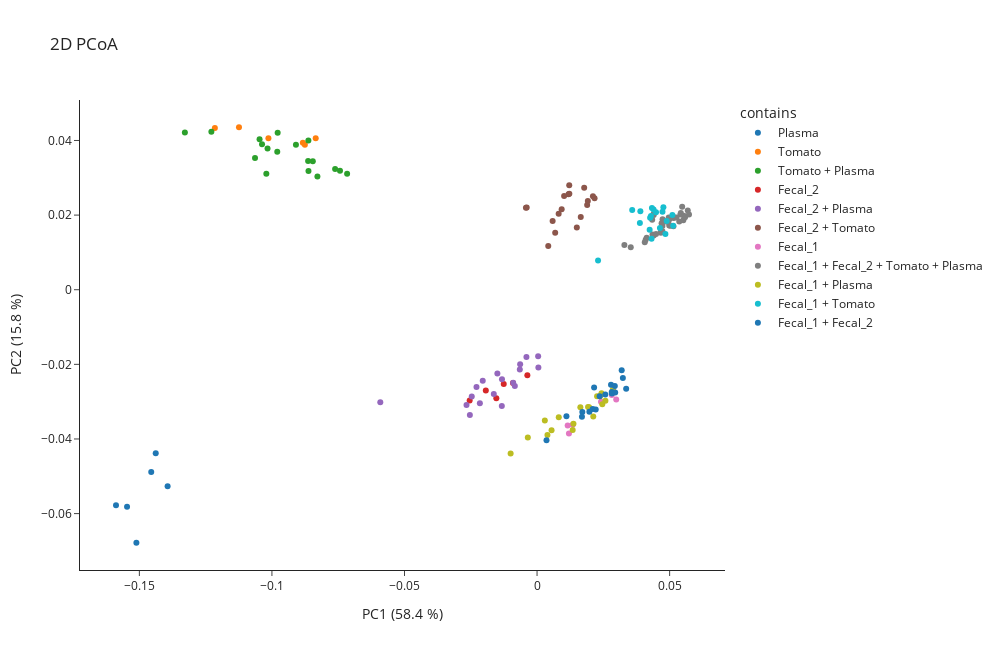

The notebook cell saved with this chart:
### Markdown cell above
## Plotting

We can now use the MEMO matrix to generate the PCoA of our samples

### Code cell
memo.plot_pcoa_2d(
    matrix= memo_qe.filtered_memo_matrix,
    df_metadata=df_meta,
    metric= 'braycurtis',
    filename_col = 'Filename',
    group_col='contains',
    norm = False,
    scaling= False,
    pc_to_plot = [1,2]
)

### Figure 1 — Plotly figure (JSON) as saved in the notebook; plotly's stock layout.template omitted (floating-point values rounded to 4 significant figures)
{"data": [{"hovertemplate": "<b>%{hovertext}</b><br><br>contains=Plasma<br>PC1 (58.4 %)=%{x}<br>PC2 (15.8 %)=%{y}<extra></extra>", "hovertext": ["QEC18_NIST_20181227102029.mzML", "QEC18_NIST_20181227182328.mzML", "QEC18_NIST.mzML", "QEC18RT_NIST_20181228191835.mzML", "QEC18RT_NIST_20181229031403.mzML", "QEC18RT_NIST.mzML"], "legendgroup": "Plasma", "marker": {"color": "#1F77B4", "symbol": "circle"}, "mode": "markers", "name": "Plasma", "orientation": "v", "showlegend": true, "type": "scatter", "x": [-0.1546, -0.1588, -0.1511, -0.1455, -0.1438, -0.1393], "xaxis": "x", "y": [-0.05818, -0.05775, -0.06781, -0.04885, -0.04384, -0.05264], "yaxis": "y"}, {"hovertemplate": "<b>%{hovertext}</b><br><br>contains=Tomato<br>PC1 (58.4 %)=%{x}<br>PC2 (15.8 %)=%{y}<extra></extra>", "hovertext": ["QEC18_To_20181227204313.mzML", "QEC18_To_20181227231513.mzML", "QEC18_To.mzML", "QEC18RT_To_20181229050805.mzML", "QEC18RT_To_20181229074015.mzML", "QEC18RT_To.mzML"], "legendgroup": "Tomato", "marker": {"color": "#FF7F0E", "symbol": "circle"}, "mode": "markers", "name": "Tomato", "orientation": "v", "showlegend": true, "type": "scatter", "x": [-0.1215, -0.1013, -0.1124, -0.08834, -0.08758, -0.08349], "xaxis": "x", "y": [0.04337, 0.04057, 0.04354, 0.03936, 0.03885, 0.04059], "yaxis": "y"}, {"hovertemplate": "<b>%{hovertext}</b><br><br>contains=Tomato + Plasma<br>PC1 (58.4 %)=%{x}<br>PC2 (15.8 %)=%{y}<extra></extra>", "hovertext": ["QEC18_To-1_NIST-3_20181227172525.mzML", "QEC18_To-1_NIST-3_20181227214013.mzML", "QEC18_To-1_NIST-3.mzML", "QEC18_To-1_NIST-1_20181227111754.mzML", "QEC18_To-1_NIST-1_20181228010915.mzML", "QEC18_To-1_NIST-1.mzML", "QEC18_To-3_NIST-1_20181227074824.mzML", "QEC18_To-3_NIST-1_20181227160801.mzML", "QEC18_To-3_NIST-1.mzML", "QEC18RT_To-1_NIST-3_20181229021701.mzML", "QEC18RT_To-1_NIST-3_20181229060507.mzML", "QEC18RT_To-1_NIST-3.mzML", "QEC18RT_To-1_NIST-1_20181228201537.mzML", "QEC18RT_To-1_NIST-1_20181229093419.mzML", "QEC18RT_To-1_NIST-1.mzML", "QEC18RT_To-3_NIST-1_20181228162117.mzML", "QEC18RT_To-3_NIST-1_20181229010055.mzML", "QEC18RT_To-3_NIST-1.mzML"], "legendgroup": "Tomato + Plasma", "marker": {"color": "#2CA02C", "symbol": "circle"}, "mode": "markers", "name": "Tomato + Plasma", "orientation": "v", "showlegend": true, "type": "scatter", "x": [-0.08285, -0.1021, -0.08622, -0.1047, -0.1064, -0.1328, -0.1037, -0.1228, -0.09094, -0.07164, -0.07433, -0.07617, -0.09799, -0.08459, -0.1017, -0.08625, -0.09784, -0.08635], "xaxis": "x", "y": [0.03033, 0.03106, 0.03183, 0.04033, 0.0353, 0.04217, 0.03897, 0.04234, 0.03887, 0.03109, 0.03189, 0.03237, 0.037, 0.03446, 0.03784, 0.03998, 0.04205, 0.03451], "yaxis": "y"}, {"hovertemplate": "<b>%{hovertext}</b><br><br>contains=Fecal_2<br>PC1 (58.4 %)=%{x}<br>PC2 (15.8 %)=%{y}<extra></extra>", "hovertext": ["QEC18_F2_20181227121553.mzML", "QEC18_F2_20181228001213.mzML", "QEC18_F2.mzML", "QEC18RT_F2_20181228211241.mzML", "QEC18RT_F2_20181229083715.mzML", "QEC18RT_F2.mzML"], "legendgroup": "Fecal_2", "marker": {"color": "#D62728", "symbol": "circle"}, "mode": "markers", "name": "Fecal_2", "orientation": "v", "showlegend": true, "type": "scatter", "x": [-0.01536, -0.02542, -0.01933, -0.003665, -0.009083, -0.01257], "xaxis": "x", "y": [-0.02908, -0.02972, -0.02699, -0.02292, -0.02499, -0.0253], "yaxis": "y"}, {"hovertemplate": "<b>%{hovertext}</b><br><br>contains=Fecal_2 + Plasma<br>PC1 (58.4 %)=%{x}<br>PC2 (15.8 %)=%{y}<extra></extra>", "hovertext": ["QEC18_F2-1_NIST-3_20181227103932.mzML", "QEC18_F2-1_NIST-3_20181227145038.mzML", "QEC18_F2-1_NIST-3.mzML", "QEC18_F2-1_NIST-1_20181227212113.mzML", "QEC18_F2-1_NIST-1_20181227233413.mzML", "QEC18_F2-1_NIST-1.mzML", "QEC18_F2-3_NIST-1_20181227162723.mzML", "QEC18_F2-3_NIST-1_20181228005015.mzML", "QEC18_F2-3_NIST-1.mzML", "QEC18RT_F2-1_NIST-3_20181228193737.mzML", "QEC18RT_F2-1_NIST-3_20181228234449.mzML", "QEC18RT_F2-1_NIST-3.mzML", "QEC18RT_F2-1_NIST-1_20181229054607.mzML", "QEC18RT_F2-1_NIST-1_20181229075915.mzML", "QEC18RT_F2-1_NIST-1.mzML", "QEC18RT_F2-3_NIST-1_20181229011957.mzML", "QEC18RT_F2-3_NIST-1_20181229091519.mzML", "QEC18RT_F2-3_NIST-1.mzML"], "legendgroup": "Fecal_2 + Plasma", "marker": {"color": "#9467BD", "symbol": "circle"}, "mode": "markers", "name": "Fecal_2 + Plasma", "orientation": "v", "showlegend": true, "type": "scatter", "x": [-0.0266, -0.02535, -0.05913, -0.02158, -0.02285, -0.01323, -0.02464, -0.01632, -0.0133, -0.02049, -0.008386, -0.01496, -0.006506, -0.004012, 0.0004115, -0.006379, 0.0004961, -0.00901], "xaxis": "x", "y": [-0.0309, -0.03355, -0.03019, -0.03043, -0.02606, -0.02397, -0.02864, -0.02797, -0.03116, -0.02443, -0.02582, -0.02243, -0.02139, -0.01802, -0.01784, -0.01996, -0.02086, -0.02493], "yaxis": "y"}, {"hovertemplate": "<b>%{hovertext}</b><br><br>contains=Fecal_2 + Tomato<br>PC1 (58.4 %)=%{x}<br>PC2 (15.8 %)=%{y}<extra></extra>", "hovertext": ["QEC18_F2-1_To-3_20181226223728.mzML", "QEC18_F2-1_To-3_20181227041925.mzML", "QEC18_F2-1_To-3.mzML", "QEC18_F2-1_To-1_20181227150959.mzML", "QEC18_F2-1_To-1_20181228014719.mzML", "QEC18_F2-1_To-1.mzML", "QEC18_F2-3_To-1_20181227082626.mzML", "QEC18_F2-3_To-1_20181227164643.mzML", "QEC18_F2-3_To-1.mzML", "QEC18RT_F2-1_To-3_20181228071021.mzML", "QEC18RT_F2-1_To-3_20181228125213.mzML", "QEC18RT_F2-1_To-3.mzML", "QEC18RT_F2-1_To-1_20181229000349.mzML", "QEC18RT_F2-1_To-1_20181229101223.mzML", "QEC18RT_F2-1_To-1.mzML", "QEC18RT_F2-3_To-1_20181228165919.mzML", "QEC18RT_F2-3_To-1_20181229013857.mzML", "QEC18RT_F2-3_To-1.mzML"], "legendgroup": "Fecal_2 + Tomato", "marker": {"color": "#8C564B", "symbol": "circle"}, "mode": "markers", "name": "Fecal_2 + Tomato", "orientation": "v", "showlegend": true, "type": "scatter", "x": [-0.003908, 0.01186, -0.004196, 0.005873, 0.009277, 0.008146, 0.015, 0.006836, 0.004217, 0.01217, 0.01214, 0.0102, 0.01915, 0.02107, 0.01778, 0.02168, 0.01889, 0.01648], "xaxis": "x", "y": [0.02201, 0.0256, 0.02195, 0.01842, 0.02156, 0.02033, 0.01666, 0.01524, 0.01169, 0.02572, 0.028, 0.02509, 0.02379, 0.02508, 0.02734, 0.0245, 0.02274, 0.01949], "yaxis": "y"}, {"hovertemplate": "<b>%{hovertext}</b><br><br>contains=Fecal_1<br>PC1 (58.4 %)=%{x}<br>PC2 (15.8 %)=%{y}<extra></extra>", "hovertext": ["QEC18_F1_20181227030329.mzML", "QEC18_F1_20181228032223.mzML", "QEC18_F1.mzML", "QEC18RT_F1_20181228113615.mzML", "QEC18RT_F1_20181229114729.mzML", "QEC18RT_F1.mzML"], "legendgroup": "Fecal_1", "marker": {"color": "#E377C2", "symbol": "circle"}, "mode": "markers", "name": "Fecal_1", "orientation": "v", "showlegend": true, "type": "scatter", "x": [0.01344, 0.01203, 0.01154, 0.02411, 0.02985, 0.02819], "xaxis": "x", "y": [-0.03619, -0.03851, -0.03639, -0.03002, -0.02945, -0.0282], "yaxis": "y"}, {"hovertemplate": "<b>%{hovertext}</b><br><br>contains=Fecal_1 + Fecal_2 + Tomato + Plasma<br>PC1 (58.4 %)=%{x}<br>PC2 (15.8 %)=%{y}<extra></extra>", "hovertext": ["QEC18_F1-1_F2-1_NIST-2_To-1_20181227152919.mzML", "QEC18_F1-1_F2-1_NIST-2_To-1_20181227225613.mzML", "QEC18_F1-1_F2-1_NIST-2_To-1.mzML", "QEC18_F1-1_F2-1_NIST-1_To-2_20181227113714.mzML", "QEC18_F1-1_F2-1_NIST-1_To-2_20181227184249.mzML", "QEC18_F1-1_F2-1_NIST-1_To-2.mzML", "QEC18_F1-1_F2-2_NIST-1_To-1_20181227065123.mzML", "QEC18_F1-1_F2-2_NIST-1_To-1_20181228034123.mzML", "QEC18_F1-1_F2-2_NIST-1_To-1.mzML", "QEC18_Qcmix_begin.mzML", "QEC18_Qcmix_middle.mzML", "QEC18_Qcmix_end.mzML", "QEC18_Qcmix_end_20181228041923.mzML", "QEC18RT_Qcmix_begin.mzML", "QEC18RT_Qcmix_middle.mzML", "QEC18RT_Qcmix_end.mzML", "QEC18_F1-1_F2-1_NIST-1_To-1_20181227125436.mzML", "QEC18_F1-1_F2-1_NIST-1_To-1_20181227135238.mzML", "QEC18_F1-1_F2-1_NIST-1_To-1.mzML", "QEC18_F1-2_F2-1_NIST-1_To-1_20181228020619.mzML", "QEC18_F1-2_F2-1_NIST-1_To-1_20181228022521.mzML", "QEC18_F1-2_F2-1_NIST-1_To-1.mzML", "QEC18RT_F1-1_F2-1_NIST-2_To-1_20181229002251.mzML", "QEC18RT_F1-1_F2-1_NIST-2_To-1_20181229072113.mzML", "QEC18RT_F1-1_F2-1_NIST-2_To-1.mzML", "QEC18RT_F1-1_F2-1_NIST-1_To-2_20181228203439.mzML", "QEC18RT_F1-1_F2-1_NIST-1_To-2_20181229033303.mzML", "QEC18RT_F1-1_F2-1_NIST-1_To-2.mzML", "QEC18RT_F1-1_F2-2_NIST-1_To-1_20181228152413.mzML", "QEC18RT_F1-1_F2-2_NIST-1_To-1_20181229120629.mzML", "QEC18RT_F1-1_F2-2_NIST-1_To-1.mzML", "QEC18RT_F1-1_F2-1_NIST-1_To-1_20181228215043.mzML", "QEC18RT_F1-1_F2-1_NIST-1_To-1_20181228224749.mzML", "QEC18RT_F1-1_F2-1_NIST-1_To-1.mzML", "QEC18RT_F1-2_F2-1_NIST-1_To-1_20181229103125.mzML", "QEC18RT_F1-2_F2-1_NIST-1_To-1_20181229105027.mzML", "QEC18RT_F1-2_F2-1_NIST-1_To-1.mzML"], "legendgroup": "Fecal_1 + Fecal_2 + Tomato + Plasma", "marker": {"color": "#7F7F7F", "symbol": "circle"}, "mode": "markers", "name": "Fecal_1 + Fecal_2 + Tomato + Plasma", "orientation": "v", "showlegend": true, "type": "scatter", "x": [0.04136, 0.04354, 0.04875, 0.04399, 0.04342, 0.04389, 0.04667, 0.04401, 0.04488, 0.03534, 0.04966, 0.04728, 0.04734, 0.03294, 0.05406, 0.05153, 0.04672, 0.04955, 0.04697, 0.04062, 0.04729, 0.04097, 0.05159, 0.0486, 0.05422, 0.05684, 0.05006, 0.05473, 0.05731, 0.05144, 0.05026, 0.05534, 0.05257, 0.04986, 0.05363, 0.05516, 0.05582], "xaxis": "x", "y": [0.01392, 0.01481, 0.01835, 0.02006, 0.01874, 0.02026, 0.0153, 0.01456, 0.01494, 0.01139, 0.01934, 0.01706, 0.01886, 0.01196, 0.02014, 0.01922, 0.01561, 0.01823, 0.01784, 0.01274, 0.01567, 0.01337, 0.01941, 0.0183, 0.02055, 0.0212, 0.01901, 0.02223, 0.02017, 0.01702, 0.01714, 0.01984, 0.01933, 0.01724, 0.01829, 0.01862, 0.01941], "yaxis": "y"}, {"hovertemplate": "<b>%{hovertext}</b><br><br>contains=Fecal_1 + Plasma<br>PC1 (58.4 %)=%{x}<br>PC2 (15.8 %)=%{y}<extra></extra>", "hovertext": ["QEC18_F1-1_NIST-3_20181227133316.mzML", "QEC18_F1-1_NIST-3_20181228012817.mzML", "QEC18_F1-1_NIST-3.mzML", "QEC18_F1-1_NIST-1_20181227210213.mzML", "QEC18_F1-1_NIST-1_20181227215913.mzML", "QEC18_F1-1_NIST-1.mzML", "QEC18_F1-3_NIST-1_20181227045725.mzML", "QEC18_F1-3_NIST-1_20181227170603.mzML", "QEC18_F1-3_NIST-1.mzML", "QEC18RT_F1-1_NIST-3_20181228222847.mzML", "QEC18RT_F1-1_NIST-3_20181229095321.mzML", "QEC18RT_F1-1_NIST-3.mzML", "QEC18RT_F1-1_NIST-1_20181229052705.mzML", "QEC18RT_F1-1_NIST-1_20181229062407.mzML", "QEC18RT_F1-1_NIST-1.mzML", "QEC18RT_F1-3_NIST-1_20181228133015.mzML", "QEC18RT_F1-3_NIST-1_20181229015759.mzML", "QEC18RT_F1-3_NIST-1.mzML"], "legendgroup": "Fecal_1 + Plasma", "marker": {"color": "#BCBD22", "symbol": "circle"}, "mode": "markers", "name": "Fecal_1 + Plasma", "orientation": "v", "showlegend": true, "type": "scatter", "x": [-0.003485, 0.002934, -0.009976, 0.008184, 0.005472, 0.003916, 0.0212, 0.01373, 0.01343, 0.01923, 0.0243, 0.01633, 0.02379, 0.02263, 0.01963, 0.02862, 0.0246, 0.02578], "xaxis": "x", "y": [-0.03957, -0.03503, -0.04388, -0.03419, -0.03769, -0.03897, -0.034, -0.0359, -0.03757, -0.03145, -0.02776, -0.03147, -0.02855, -0.02852, -0.03147, -0.0267, -0.0307, -0.02975], "yaxis": "y"}, {"hovertemplate": "<b>%{hovertext}</b><br><br>contains=Fecal_1 + Tomato<br>PC1 (58.4 %)=%{x}<br>PC2 (15.8 %)=%{y}<extra></extra>", "hovertext": ["QEC18_F1-1_To-3_20181227174446.mzML", "QEC18_F1-1_To-3_20181227223713.mzML", "QEC18_F1-1_To-3.mzML", "QEC18_F1-1_To-1_20181227043825.mzML", "QEC18_F1-1_To-1_20181227123513.mzML", "QEC18_F1-1_To-1.mzML", "QEC18_F1-3_To-1_20181228003115.mzML", "QEC18_F1-3_To-1_20181228024423.mzML", "QEC18_F1-3_To-1.mzML", "QEC18RT_F1-1_To-3_20181229023601.mzML", "QEC18RT_F1-1_To-3_20181229070211.mzML", "QEC18RT_F1-1_To-3.mzML", "QEC18RT_F1-1_To-1_20181228131115.mzML", "QEC18RT_F1-1_To-1_20181228213143.mzML", "QEC18RT_F1-1_To-1.mzML", "QEC18RT_F1-3_To-1_20181229085617.mzML", "QEC18RT_F1-3_To-1_20181229110929.mzML", "QEC18RT_F1-3_To-1.mzML"], "legendgroup": "Fecal_1 + Tomato", "marker": {"color": "#17BECF", "symbol": "circle"}, "mode": "markers", "name": "Fecal_1 + Tomato", "orientation": "v", "showlegend": true, "type": "scatter", "x": [0.03588, 0.03896, 0.023, 0.04295, 0.03878, 0.04487, 0.04319, 0.04246, 0.04635, 0.04394, 0.04332, 0.04765, 0.0473, 0.05104, 0.04264, 0.05134, 0.04841, 0.04889], "xaxis": "x", "y": [0.02134, 0.02103, 0.007807, 0.01978, 0.01789, 0.02079, 0.01364, 0.01608, 0.01654, 0.0215, 0.02188, 0.0221, 0.02086, 0.01999, 0.01927, 0.01714, 0.01496, 0.01843], "yaxis": "y"}, {"hovertemplate": "<b>%{hovertext}</b><br><br>contains=Fecal_1 + Fecal_2<br>PC1 (58.4 %)=%{x}<br>PC2 (15.8 %)=%{y}<extra></extra>", "hovertext": ["QEC18_F1-1_F2-3_20181227012831.mzML", "QEC18_F1-1_F2-3_20181227071023.mzML", "QEC18_F1-1_F2-3.mzML", "QEC18_F1-1_F2-1_20181227084526.mzML", "QEC18_F1-1_F2-1_20181227143118.mzML", "QEC18_F1-1_F2-1.mzML", "QEC18_F1-3_F2-1_20181227131356.mzML", "QEC18_F1-3_F2-1_20181227190209.mzML", "QEC18_F1-3_F2-1.mzML", "QEC18RT_F1-1_F2-3_20181228100117.mzML", "QEC18RT_F1-1_F2-3_20181228154315.mzML", "QEC18RT_F1-1_F2-3.mzML", "QEC18RT_F1-1_F2-1_20181228171821.mzML", "QEC18RT_F1-1_F2-1_20181228232549.mzML", "QEC18RT_F1-1_F2-1.mzML", "QEC18RT_F1-3_F2-1_20181228220945.mzML", "QEC18RT_F1-3_F2-1_20181229035205.mzML", "QEC18RT_F1-3_F2-1.mzML"], "legendgroup": "Fecal_1 + Fecal_2", "marker": {"color": "#1F77B4", "symbol": "circle"}, "mode": "markers", "name": "Fecal_1 + Fecal_2", "orientation": "v", "showlegend": true, "type": "scatter", "x": [0.02151, 0.02361, 0.01707, 0.01973, 0.01108, 0.00356, 0.02099, 0.01692, 0.02212, 0.03192, 0.03237, 0.02789, 0.02932, 0.02816, 0.02821, 0.03361, 0.02946, 0.02573], "xaxis": "x", "y": [-0.02623, -0.02856, -0.03276, -0.03271, -0.03389, -0.04036, -0.03197, -0.03403, -0.03209, -0.0216, -0.02365, -0.02548, -0.02577, -0.02743, -0.02779, -0.02656, -0.02756, -0.02809], "yaxis": "y"}], "layout": {"height": 650, "legend": {"title": {"text": "contains"}, "tracegroupgap": 0}, "title": {"text": "2D PCoA"}, "width": 1000, "xaxis": {"anchor": "y", "domain": [0, 1], "title": {"text": "PC1 (58.4 %)"}}, "yaxis": {"anchor": "x", "domain": [0, 1], "title": {"text": "PC2 (15.8 %)"}}}}
